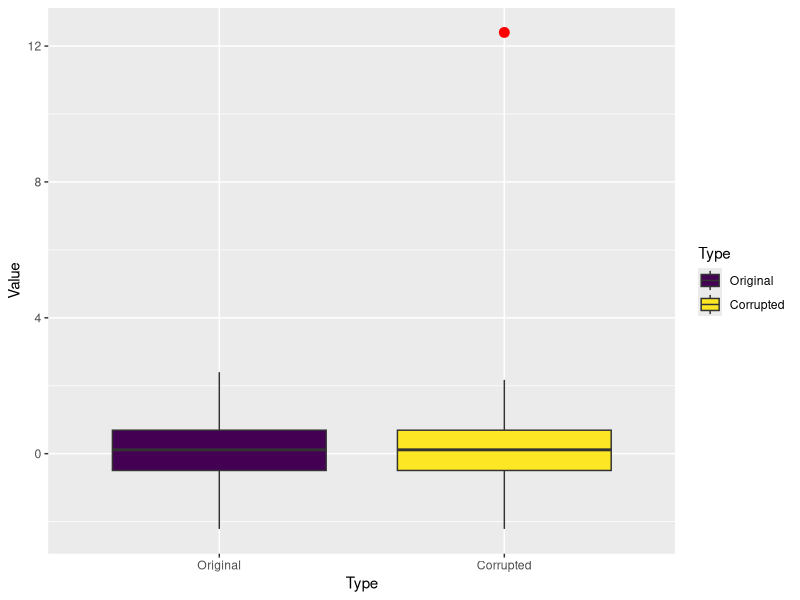
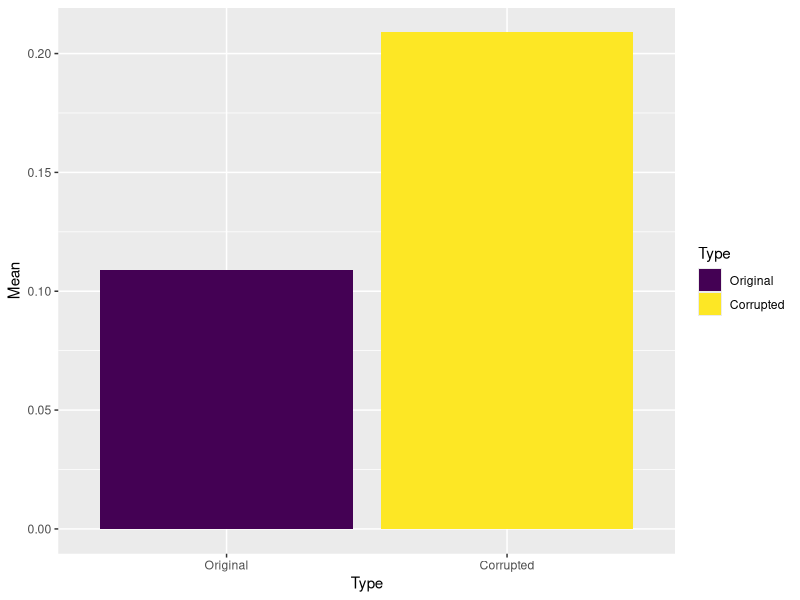

The R script that drew these images, in order:
library(ggplot2)
library(tidyverse)

set.seed(1)

# generate 100 observations from the standard normal
x<-rnorm(100)

# add 100 to one single observation (an error or outlier) 
x_error=x
max_index=which(x_error==max(x_error))
x_error[max_index]=max(x_error)+10

# --------- plot histogram
# par(mfrow=c(1,2)) # plot two figures in one
# 
# #set breaks for the histogram
# x_breaks=seq(floor(min(x)), ceiling(max(x)), by=0.5)
# x_error_breaks=seq(floor(min(x_error)), ceiling(max(x_error)), by=0.5)
# 
# # set x axis limits
# my_lim=c(floor(min(x)), ceiling(max(x_error)))
#           
# h_x= hist(x,
#      main = "Original Data",
#      xlim=my_lim,
#      breaks=x_breaks,
#      xlab=""
#      )
# 
# hist(x_error,
#      main= "Corrupted Data",
#      xlim=my_lim, 
#      breaks=x_error_breaks,
#      xlab=""
#      )

# ------------- plot box plot

par(mfrow=c(1,1))

#boxplot(x, x_error,names=c("Original","Corrupted"))

types=c(rep("Original",100),rep("Corrupted",100))
values=c(x,x_error)
df= data.frame(types,values)
colnames(df)<- c("Type","Value")
df$Type <- factor(df$Type,
                       levels = c("Original","Corrupted"),ordered = TRUE)

ggplot(df, aes(x = Type, y = Value, fill=Type)) +
  geom_boxplot(outlier.colour = "red",
               outlier.size = 3)


ggplot(df, aes(x = Type, y = Value, fill=Type)) +
  geom_bar(stat = "summary", fun = "mean") +
  ylab("Mean")




summary(x)
summary(x_error)
